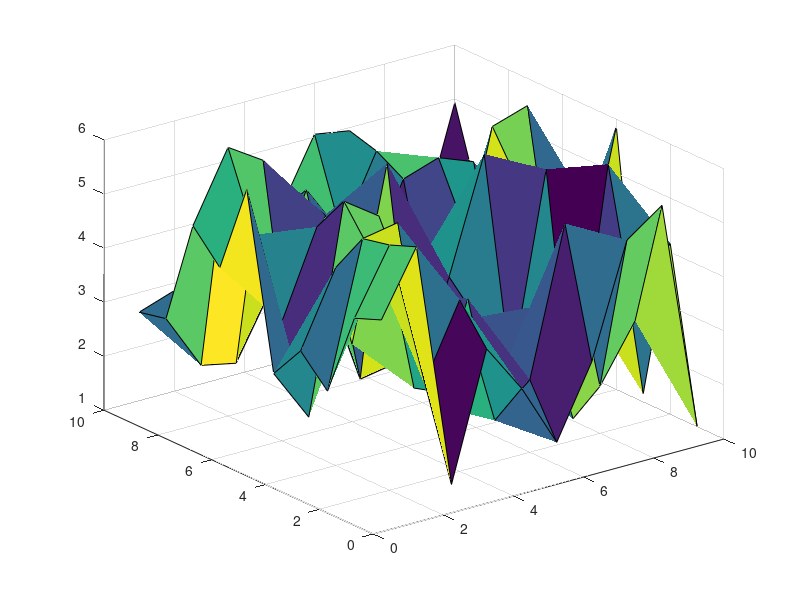

This figure's MATLAB source: (Note: this script raises an error after producing the figure.)
%% Map properties

close all;
clearvars;

terrainVariability = 10;
mapSize = 12;

A = 5 * rand(terrainVariability, terrainVariability) + 1;
figure(1);
surf(A);

X = 1:length(A);
Y = X;

ft = 'cubicinterp';
[xData, yData, zData] = prepareSurfaceData(X, Y, A);
[fitresult, gof] = fit([xData, yData], zData, ft, 'Normalize', 'on');

wsp1 = ceil(mapSize / terrainVariability);

map = zeros(wsp1 * length(A), wsp1 * length(A));
for i = 1: wsp1 * length(A)
    for j = 1: wsp1 * length(A)
        map(i,j) = fitresult(i / wsp1, j / wsp1);
        if map(i,j) > 5
            map(i,j) = 5; 
        end
    end
end

figure(2)
surf(map)
colormap(hsv);